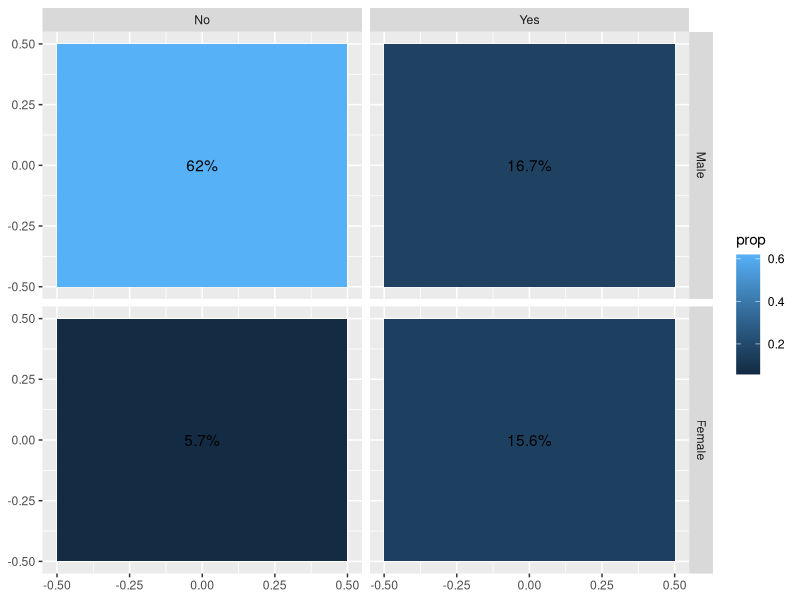
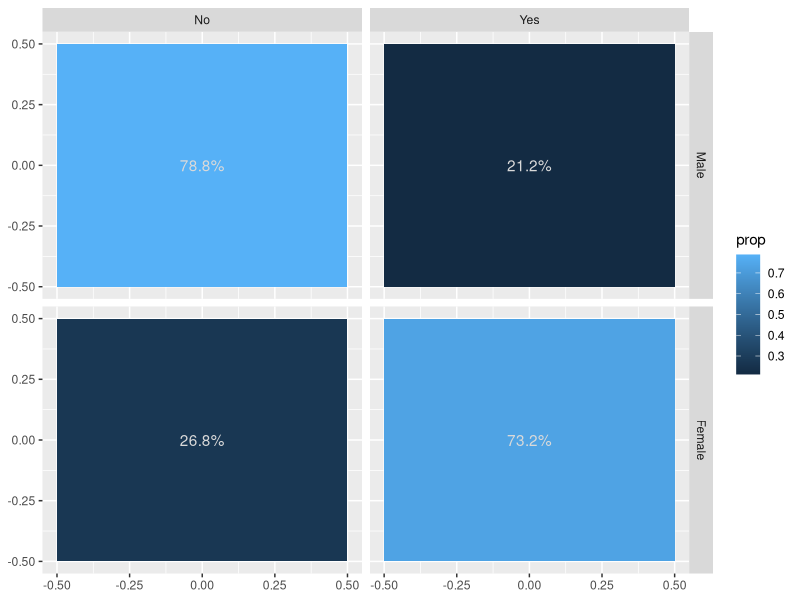
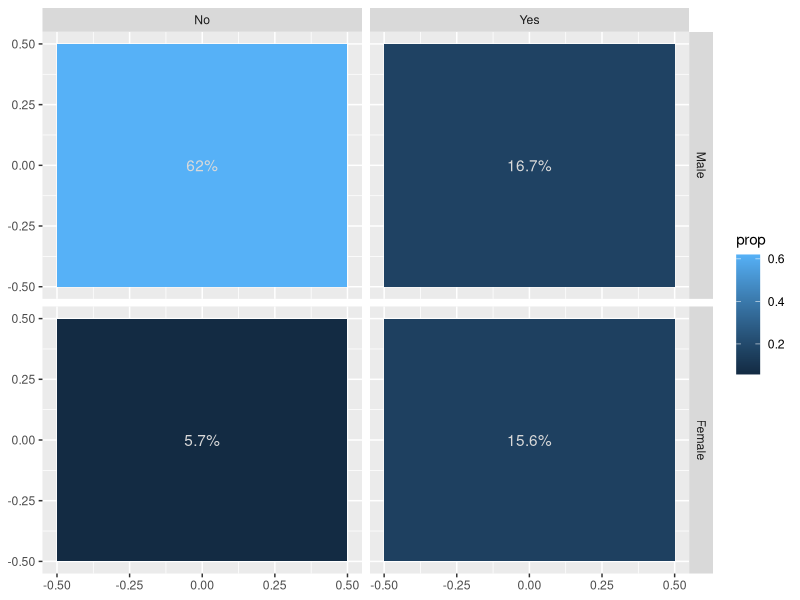
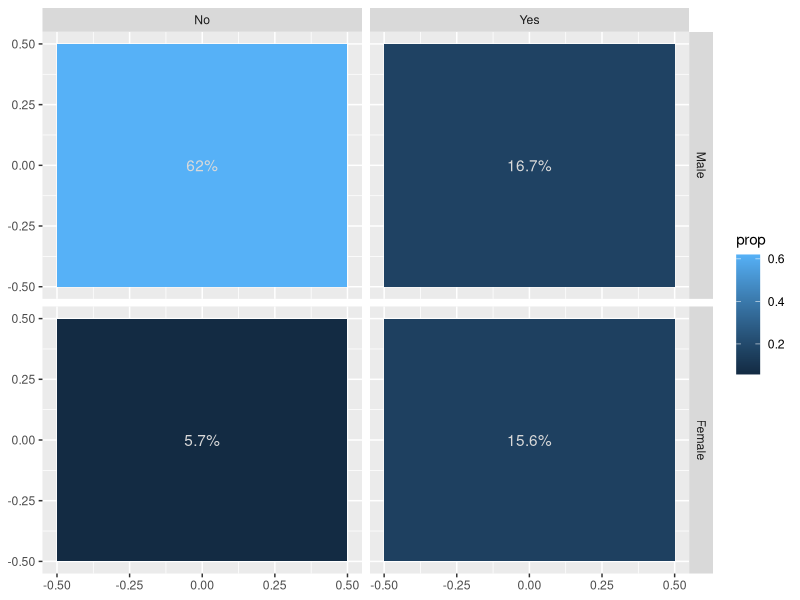
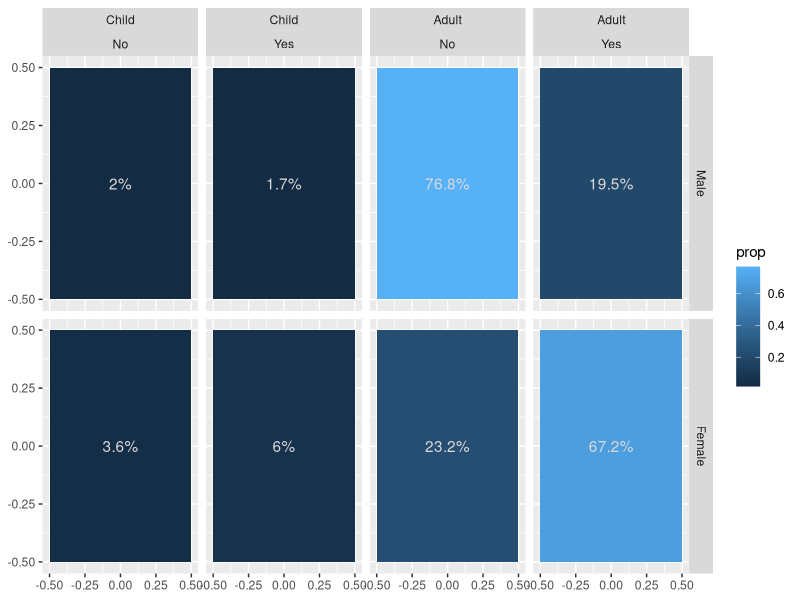
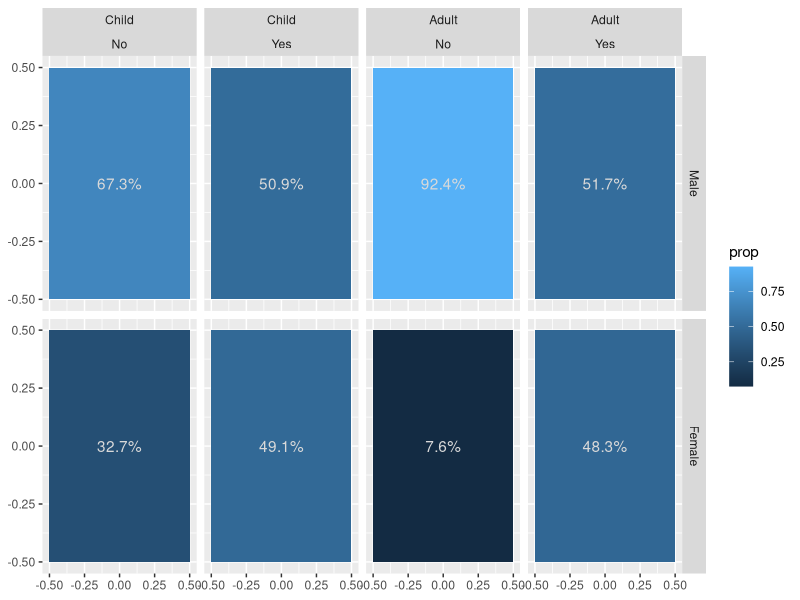
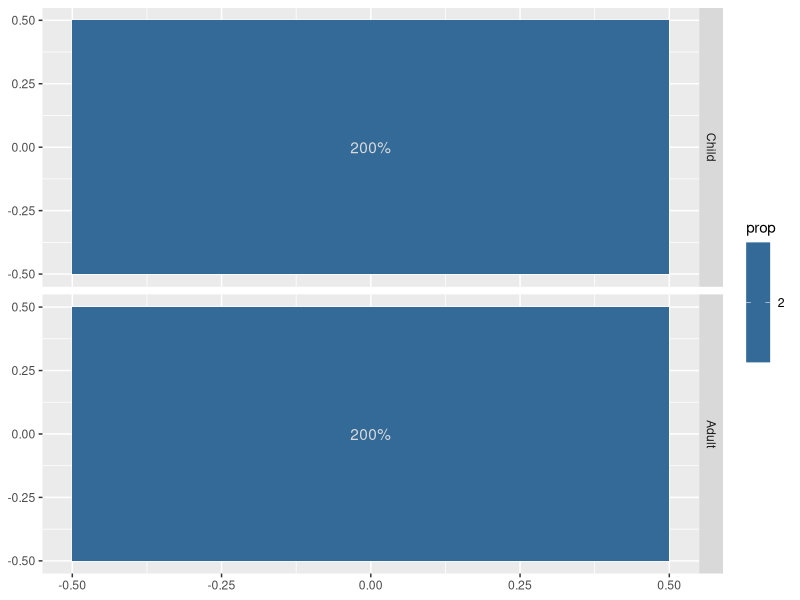

Here is the R script that generated these plots, in order:
## ---- chunk 1
knitr::opts_chunk$set(echo = TRUE)
options(tidyverse.quiet = TRUE)
## ---- chunk 2
library(tidyverse)



## ---- chunk 3
compute_layer_prop <- function(data = mtcars, ...){
  
  if(is.null(data$value)){data$value <- 1}
  
  global_sum <- sum(data$value)
  
  data %>% 
    group_by(PANEL) %>% 
    summarize(sum = sum(value)) %>% 
    mutate(prop = sum/global_sum) %>% 
    mutate(label = round(100 * prop, 1) %>% paste0("%")) %>% 
    mutate(x = 0, y = 0)

}

Titanic %>% 
  data.frame() %>%  
  uncount(Freq) %>% 
  group_by(Sex, Survived) %>% 
  mutate(cell = paste(Sex, Survived, sep = "-")) %>%  
  mutate(PANEL = paste(as.numeric(Sex), as.numeric(Survived), sep = "-")) %>%
  compute_layer_prop()

StatProp <- ggproto(`_class` = "StatProp",
                    `_inherit` = Stat,
                    compute_layer = compute_layer_prop)

Titanic %>% 
  data.frame() %>%  
  uncount(Freq) %>% 
  ggplot(aes(fill = after_stat(prop))) + 
  facet_grid(Sex ~ Survived) + 
  layer(geom = "tile", 
        stat = StatProp, 
        position = "identity") +
  layer(geom = "text", 
        stat = StatProp, 
        position = "identity")

layer_data()



## ---- chunk 4
Titanic %>% 
  data.frame() %>%  
  uncount(Freq) ->
tidy_titanic

tidy_titanic %>% 
  group_by(Sex) %>% 
  mutate(local_sum = n())

compute_layer_prop_within <- function(data = tidy_titanic, ...){
  
  if(is.null(data$value)){data$value <- 1}
  if(is.null(data$within)){data$within <- 1}
  if(is.null(data$wt)){data$wt <- 1}
  
  data$value <- data$value * data$wt
  
  data %>% 
    group_by(within) %>% 
    summarize(group_sum = sum(.data$value)) ->
  group_sum_df
  
  data %>% 
    left_join(group_sum_df) %>% 
    group_by(PANEL) %>% 
    summarize(sum = sum(.data$value),
              group_sum = mean(.data$group_sum)) %>% 
    mutate(prop = sum/group_sum) %>% 
    mutate(label = round(100 * prop, 1) %>% paste0("%")) %>% 
    mutate(x = 0, y = 0)

}
## ---- chunk 5
tidy_titanic %>% 
  mutate(within = Sex) %>% 
  # group_by(Sex, Survived, within) %>% 
  # mutate(PANEL = paste(Sex, Survived, sep = "-")) %>%  
  mutate(PANEL = paste(as.numeric(Sex), 
                       as.numeric(Survived), sep = "-")) %>%
  ungroup() %>% 
  compute_layer_prop_within()


StatPropwithin <- ggproto(`_class` = "StatPropwithin",
                    `_inherit` = Stat,
                    compute_layer = compute_layer_prop_within)

Titanic %>% 
  data.frame() %>%  
  uncount(Freq) %>% 
  ggplot() + 
  aes(within = Sex) + 
  facet_grid(Sex ~ Survived) + 
  aes(fill = after_stat(prop)) +
  layer(geom = "tile", 
        stat = StatPropwithin, 
        position = "identity") +
  layer(geom = "text", 
        stat = StatPropwithin, 
        position = "identity",
        params = list(color = "gray85")
        )

layer_data()

last_plot() + 
  aes(within = NULL)

last_plot() %+% 
  (Titanic %>% data.frame()) +
  aes(wt = Freq)

last_plot() + 
  facet_grid(rows = vars(Sex),
             cols = vars(Age, Survived)) +
  aes(within = Sex)

both <- paste


last_plot() +
  aes(within = both(Survived, Age))

layer_data()

last_plot() + 
  facet_grid(rows = vars(Age))

